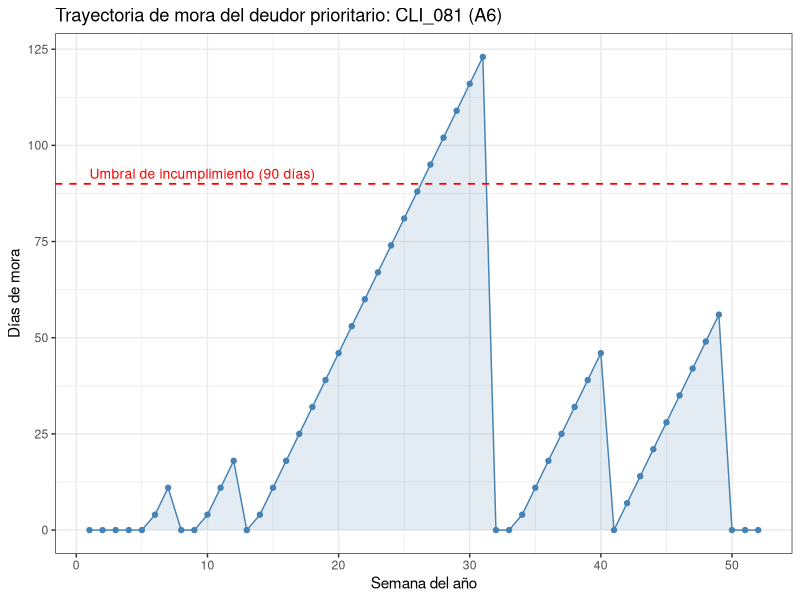
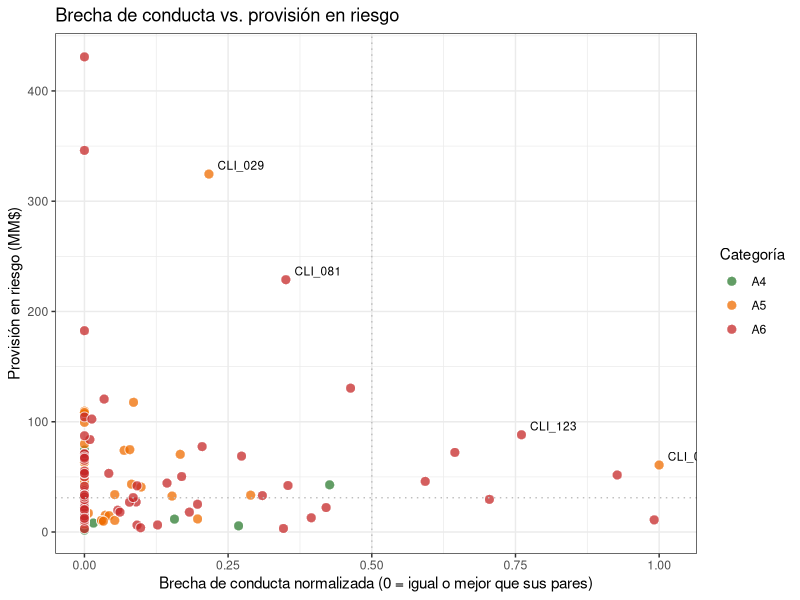
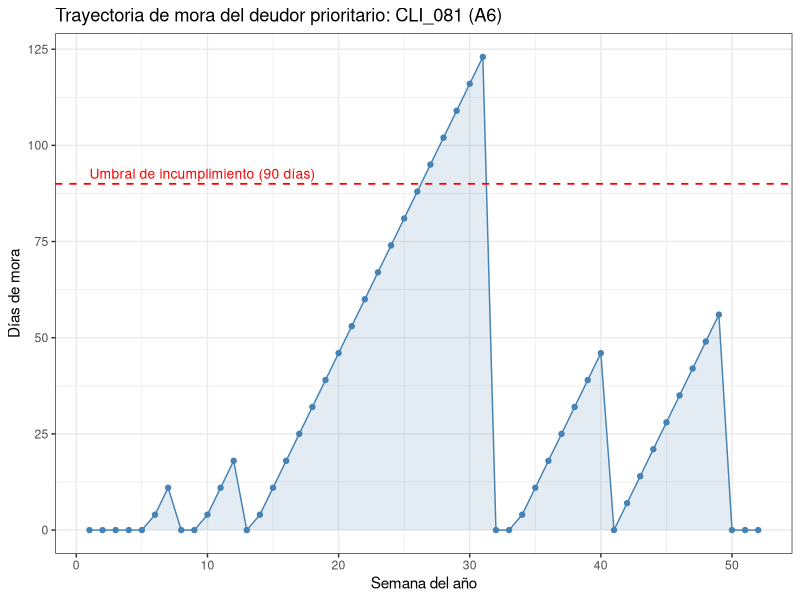
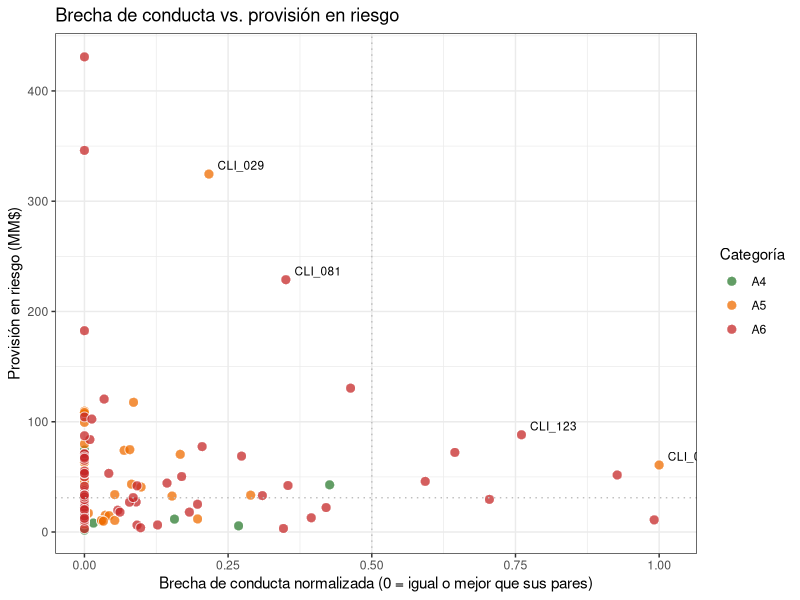

These figures' R source, in order: (Note: this script raises an error after producing the figures.)

# ===============================================================================
# UNIVERSIDAD DE CHILE - FACULTAD DE ECONOMÍA Y NEGOCIOS
# Diploma en Ciencia de Datos para las Finanzas
# Módulo: Finanzas en R - Profesor Sebastian Egaña

# PROYECTO FINAL
# Autor: Felipe Zúñiga
# Octubre 2026
# ===============================================================================

# MODELO DE FOCALIZACIÓN DE REVISIÓN PARA CARTERA COMERCIAL MAYORISTA A4-A6

# Construye una fila de espera priorizada de revisión para una cartera de 137
# deudores comerciales evaluados individualmente, a partir de su comportamiento
# de pago histórico y del impacto en provisiones de una eventual migración de
# categoría.

# -------------------------------------------------------------------------------
# 1. PROBLEMA QUE RESUELVE
# -------------------------------------------------------------------------------
# En banca mayorista el seguimiento de riesgo se realiza cliente por cliente. El
# analista dispone de tiempo limitado y de una cartera que excede su capacidad de
# revisión exhaustiva, por lo que debe decidir a quién mirar primero.

# La clasificación normativa ya incorpora el riesgo de cada deudor, pero dentro de
# un mismo tramo conviven comportamientos de pago muy distintos. Un deudor A4 que
# se comporta como un A6 constituye una inconsistencia entre conducta observada y
# categoría vigente, y es ese caso el que conviene revisar primero.

# El foco se restringe a A4-A6: en A1-A3 el riesgo no obedece principalmente a
# comportamiento de pago, mientras que en cartera subestándar (B) y en
# incumplimiento (C) el deudor ya está bajo seguimiento intensivo y la provisión
# ya recoge el deterioro. A4-A6 es la zona de frontera, donde cada escalón de
# migración tiene un costo material.

# EL MODELO NO RECLASIFICA. ORDENA.
# La decisión de reclasificar sigue siendo del analista.

# El insumo principal es un informe semanal de mora que hoy se recibe cada lunes
# con corte al viernes anterior, por semana y no acumulado. Al no almacenarse, la
# trayectoria se pierde. Este programa reconstruye esa serie histórica, que hoy no
# existe en el proceso.

# -------------------------------------------------------------------------------
# 2. DATOS SINTÉTICOS (declaración explícita)
# -------------------------------------------------------------------------------
# Por confidencialidad, la totalidad de los datos es ficticia y generada por
# simulación con semilla fija, lo que garantiza reproducibilidad. No se utiliza información
# real de clientes.

# Las probabilidades de pago semanal fueron calibradas por simulación de modo que
# la frecuencia de deudores que alcanzan 90 días de mora se aproxime a las
# probabilidades de incumplimiento normativas de cada categoría (A4: 2,00%;
# A5: 4,75%; A6: 10,00%). El comportamiento no fue inventado: se ajustó contra la
# norma.

# Verificación de la calibración: la configuración final del generador -que
# incorpora el desfase del vencimiento respecto del cierre de mes y la dispersión
# de probabilidades entre deudores de una misma categoría- produce PI observadas
# de 2,53%, 5,80% y 12,57% para A4, A5 y A6 respectivamente. El sesgo al alza es
# del orden del 25% en las tres categorías y responde a la convexidad de la
# relación entre probabilidad semanal de pago y probabilidad anual de alcanzar
# 90 días de mora. Al ser un sesgo de escala aproximadamente uniforme, preserva el
# ordenamiento relativo entre categorías, que es lo que el modelo utiliza.

# -------------------------------------------------------------------------------
# 3. LÓGICA DEL MODELO
# -------------------------------------------------------------------------------
#     Prioridad = brecha de conducta (0 a 1) x provisión en riesgo (MM$)

#   - Brecha de conducta: residuo de una regresión que explica el comportamiento
#     de pago observado a partir de la categoría vigente, ingresada como
#     variable categórica (factor). Así el valor esperado de cada deudor es el
#     promedio de conducta de su categoría, sin suponer que los saltos entre
#     A4, A5 y A6 son iguales. Un residuo positivo indica que el deudor se
#     comporta peor que el promedio de sus pares de igual clasificación.
#     Los residuos negativos se truncan en cero: comportarse mejor que lo esperado
#     no es motivo de revisión.

#   - Provisión en riesgo: diferencia entre la provisión constituida bajo la
#     categoría vigente y la que correspondería ante una migración de un escalón,
#     según la tabla de pérdida esperada del Capítulo B-1 del Compendio de Normas
#     Contables (PE = PI x PDI).

# Al multiplicar un factor entre 0 y 1 por un monto en pesos, el resultado se
# mantiene en pesos y se lee como: de la provisión que este deudor tiene en
# riesgo, qué parte está respaldada por una conducta anómala.

# ADVERTENCIA DE INTERPRETACIÓN: el índice de prioridad ordena, no cuantifica. No
# es una provisión esperada, porque la brecha no es una probabilidad de migración.
# Estimar esa probabilidad requeriría un modelo predictivo, expresamente fuera del
# alcance de este trabajo.

# -------------------------------------------------------------------------------
# 4. RESULTADOS DE APRENDIZAJE CUBIERTOS (5 de 6)
# -------------------------------------------------------------------------------
#   RA1  Contexto de R en el ecosistema ....... sección 5 de este encabezado
#   RA2  Objetos y tratamiento de datos ............ celdas 2 a 6
#   RA3  Operaciones matemáticas en finanzas ....... celda 7
#   RA4  Herramientas estadísticas ................. celda 8
#   RA5  Econometría básica ........................ celda 8

# -------------------------------------------------------------------------------
# 5. POR QUÉ R Y NO UNA PLANILLA (RA1)
# -------------------------------------------------------------------------------
#   - Simulación reproducible: 137 series de 52 semanas (7.124 observaciones)
#     generadas con semilla fija. En planilla exigiría igual número de celdas con
#     fórmulas volátiles, sin trazabilidad.
#   - Calibración iterativa: ajustar las probabilidades contra las PI normativas
#     requirió correr decenas de miles de simulaciones por cada valor candidato.
#     Inviable en planilla.
#   - Econometría integrada: lm() entrega coeficientes, significancia y
#     residuos sobre la misma base, sin exportar ni pegar entre herramientas.
#   - Parametrización: cambiar el tamaño de la cartera, el umbral de
#     incumplimiento o los pesos de cronicidad es modificar una línea y volver a
#     ejecutar.
#   - Auditabilidad: el proceso completo queda en un archivo de texto legible y
#     versionable. Las decisiones de modelamiento son explícitas, no están
#     escondidas dentro de celdas.

# R reúne en un mismo entorno la simulación, el manejo de datos, la econometría
# (nativa, sin librerías adicionales) y la salida a Excel, que es el formato en
# que el resultado se consume operativamente. Las dependencias quedan fijadas
# con renv, de modo que cualquier persona puede reproducir el resultado exacto.

# -------------------------------------------------------------------------------
# 6. PRINCIPALES RESULTADOS
# -------------------------------------------------------------------------------
#   - Cartera simulada: 137 deudores, 138.531 MM$ de exposición
#   - Provisión constituida: 9.722 MM$ | Provisión en riesgo: 6.489 MM$
#   - 8 deudores A4/A5 con EEFF desactualizados (5.040 MM$ de exposición):
#     incumplen el techo normativo A6 por control administrativo, sin necesidad
#     de análisis de riesgo
#   - Regresión conducta ~ categoría (factor): R2 = 0,142 (p < 0,001). La
#     relación es significativa, pero la categoría vigente explica apenas el
#     14,2% de la variación en comportamiento de pago; el 85,8% restante
#     ocurre DENTRO de las categorías. Este resultado no es una debilidad del
#     modelo: es su justificación. Si la clasificación explicara la conducta,
#     bastaría con revisar en orden de categoría.
#   - Mejora respecto de la versión 1 (categoría como número 4/5/6, R2 = 0,102):
#     el test F entre ambos modelos anidados rechaza el supuesto de saltos
#     iguales entre categorías (p = 0,014). En esta cartera los A5 muestran en
#     promedio mejor conducta que los A4, algo que una recta no puede
#     representar: en la versión 1 el residuo promedio era +0,76 en A4 y
#     -0,36 en A5 (en vez de 0), es decir, los A4 parecían peores que sus
#     pares y los A5 mejores, solo por la forma del modelo. El efecto
#     práctico es acotado: 9 de los 10 primeros de la fila de espera se
#     mantienen; sale CLI_004 (A4), coherente con que la versión 1 inflaba
#     el residuo de los A4, y entra CLI_070 (A6). El deudor prioritario
#     (CLI_081) no cambia.
#   - Comparación contra el criterio actual: de los 5 deudores con mayor provisión
#     en riesgo (criterio de tamaño), 3 presentan brecha de conducta nula. Bajo el
#     criterio vigente serían de las primeras carpetas abiertas sin que exista
#     señal que lo justifique.

# -------------------------------------------------------------------------------
# 7. SUPUESTOS Y LIMITACIONES
# -------------------------------------------------------------------------------
#   Sobre la simulación
#   - Vencimiento mensual aproximado a 4 semanas: genera 13 ciclos al año en vez
#     de 12.
#   - Vencimiento situado en la primera quincena, desfasado del cierre de mes,
#     replicando el calendario habitual de la cartera.
#   - Pago total o nulo: no se modelan abonos parciales, que en la práctica
#     reducen la mora sin llevarla a cero.
#   - La dispersión introducida en las probabilidades de pago sesga al alza la
#     frecuencia de incumplimientos, por la no linealidad entre probabilidad
#     semanal de pago y probabilidad anual de alcanzar 90 días.
#   - No se consideran garantías: la exposición se toma íntegra como afecta a
#     provisiones (EAP), lo que sobreestima la provisión en riesgo de deudores
#     con cobertura real.

#   Sobre los datos
#   - La observación semanal solo captura la mora vigente cada viernes. Un deudor
#     que entra y regulariza entre dos cortes resulta invisible.
#   - Los estados de cierre mensual se derivan de la serie semanal y no se generan
#     de forma independiente, para evitar inconsistencias entre ambas fuentes.

#   Sobre el modelo
#   - Con 137 observaciones y solo tres categorías, la regresión tiene poca
#     variación en la variable explicativa. Es una restricción del universo, no
#     del método: la banca mayorista tiene pocos deudores por definición. La
#     extensión a las seis categorías de cartera normal (calibrando A1: 0,520;
#     A2: 0,500; A3: 0,455 contra sus respectivas PI) es directa y queda
#     propuesta como continuación.
#   - Con solo 11 deudores A4, el promedio de conducta que sirve de referencia
#     para esa categoría se estima con poca precisión. La inversión observada
#     entre A4 y A5 es atribuible a ese ruido muestral: en el generador las
#     probabilidades de pago son monótonas por categoría.
#   - Los resultados dependen de la semilla: otra semilla produce otra cartera
#     simulada y, por lo tanto, otras cifras en la sección 6.
#   - La normalización de la brecha es relativa al máximo de la cartera vigente,
#     por lo que los puntajes no son comparables entre períodos distintos.
#   - Los umbrales de la columna de justificación son criterio experto, no
#     estimaciones.

# -------------------------------------------------------------------------------
# 8. SALIDAS
# -------------------------------------------------------------------------------
#   Archivos generados en el directorio de trabajo:
#       resultado_focalizacion.xlsx
#           Hoja "Fila de espera" : 137 deudores ordenados por índice de
#                                   prioridad, con columna de justificación
#           Hoja "Control EEFF"   : deudores A4/A5 con estados financieros
#                                   vencidos
#       grafico1_trayectoria.png  : trayectoria de mora del deudor prioritario
#       grafico2_dispersion.png   : brecha de conducta vs. provisión en riesgo

# ===============================================================================
# PRINCIPIOS DE DISEÑO APLICADOS
#   "Explícito es mejor que implícito"  -> todos los parámetros están declarados
#      con nombre en la celda 2; no hay constantes numéricas dentro de la lógica.
#   "Simple es mejor que complejo"      -> dos indicadores de comportamiento en
#      lugar de un score multivariado difícil de auditar.
#   "La legibilidad cuenta"             -> nombres de columnas autoexplicativos.
#   "Los casos especiales no son tan especiales como para quebrantar las reglas"
#      -> el control de EEFF opera como regla normativa separada, no como un
#      término más dentro del puntaje.
# ===============================================================================

# %%

#%% CELDA 1 - LIBRERÍAS
library(ggplot2)
library(writexl)

#%% CELDA 2 - PARÁMETROS
# =============================================================================
# Todos los supuestos del modelo viven acá. Para probar otro escenario basta
# modificar esta celda y volver a ejecutar el archivo completo.
# =============================================================================

# --- Reproducibilidad ---
set.seed(42)

# --- Salidas ---
# Ruta relativa a la raíz del proyecto (Proyecto Final R/), que es el
# directorio de trabajo en el que renv queda activo.
carpeta_salida <- "Entrega 02"

# --- Horizonte de simulación ---
semanas <- 52                    # un año de cortes semanales (viernes)
meses <- 12                      # un año de cierres mensuales
cada_cuantas_vence <- 4          # vencimiento mensual aproximado a 4 semanas
semana_del_vencimiento <- 2      # vence a mitad de mes, desfasado del cierre
dias_por_semana <- 7             # incremento del contador entre dos viernes
dias_incumplimiento <- 90        # umbral normativo de cartera en incumplimiento

# --- Comportamiento de pago por categoría ---
# Probabilidad de REGULARIZAR en una semana dada, estando ya en mora.
# No es la probabilidad de pagar en general: un A4 pasa la mayor parte del año
# en cero y solo cuando cae tarda en salir.
# Calibrada por simulación contra las PI del Capítulo B-1 (ver encabezado).
prob_por_categoria <- c(A4 = 0.355, A5 = 0.310, A6 = 0.262)
dispersion_prob <- 0.035         # dentro de una categoría no todos se comportan igual
prob_minima <- 0.05              # cotas de seguridad: una probabilidad
prob_maxima <- 0.95              # nunca puede salir de [0, 1]

# Calibración extendida, no usada en el modelo base (ver encabezado, sección 7):
# A1: 0.520 | A2: 0.500 | A3: 0.455

# --- Composición de la cartera ---
conteo_cartera <- c(A4 = 11, A5 = 46, A6 = 80)
mediana_exposicion <- 600        # millones de pesos
sigma_exposicion <- 0.9          # dispersión; genera la cola larga a la derecha
prop_eeff_vencidos <- 0.15       # 15% de la cartera con EEFF desactualizados
sectores <- c("Comercio", "Construcción", "Industria", "Agro",
            "Servicios", "Transporte")

# --- Ponderación de la cronicidad ---
gravedad <- c(O = 0, I = 1, V = 3)   # V pesa como tres impagos (criterio experto)
peso_mes_antiguo <- 0.5                # el mes más viejo pesa la mitad
peso_mes_reciente <- 1.5               # el más reciente, una vez y media

# --- Pérdida esperada = PI x PDI (Capítulo B-1, método estándar CMF) ---
pe_por_categoria <- c(
    A4 = 0.017500,   # 2,00%  x 87,5%
    A5 = 0.042750,   # 4,75%  x 90,0%
    A6 = 0.090000,   # 10,00% x 90,0%
    B1 = 0.138750   # 15,00% x 92,5%  (destino de migración de un A6)
)

# A qué categoría migra cada deudor si baja un escalón
migracion <- c(A4 = "A5", A5 = "A6", A6 = "B1")

# --- Umbrales de la columna de justificación (criterio experto) ---
umbral_severidad <- 30           # días de mora en el último corte
umbral_cronicidad <- 8           # puntaje ponderado de cierres mensuales
umbral_residuo <- 1              # desviación respecto de los pares

#%% CELDA 3 - PARTE 1.1: SERIE SEMANAL DE MORA
# =============================================================================
# Simula, para cada deudor, 52 cortes de viernes con días de mora.
#
# Mecánica del contador (diente de sierra):
#   - vale 0 mientras no exista cuota vencida impaga
#   - se activa al vencer una cuota que no se paga
#   - entre viernes consecutivos sube exactamente +7 si no hubo abono
#   - vuelve a 0 al pagar, y sigue en 0 hasta el próximo vencimiento
# El cero es el estado NORMAL, no el estado bueno.
# =============================================================================

# La cartera se arma repitiendo cada categoría según su conteo
categorias <- c()
for (categoria in names(conteo_cartera)) {
    categorias <- c(categorias, rep(categoria, conteo_cartera[[categoria]]))
}

todas_las_series <- list()            # nombre del deudor -> su serie de 52 semanas
categoria_por_cliente <- character()  # nombre del deudor -> su categoría vigente

for (i in seq_along(categorias)) {
    categoria <- categorias[i]
    nombre <- sprintf("CLI_%03d", i)   # CLI_001, CLI_002, ... CLI_137

    # Cada deudor recibe una probabilidad propia alrededor de la calibrada
    # para su categoría. Sin esta dispersión todos se comportarían igual y
    # el modelo no tendría anomalías que detectar.
    prob_pago <- rnorm(1, prob_por_categoria[[categoria]], sd = dispersion_prob)
    prob_pago <- min(max(prob_pago, prob_minima), prob_maxima)

    mora <- 0         # contador de días; parte al día
    serie <- c()      # acumula los 52 valores de este deudor

    for (semana in seq_len(semanas)) {

        # Moneda cargada: sale TRUE con probabilidad prob_pago
        pago <- rbinom(1, size = 1, prob = prob_pago) == 1

        if (mora > 0) {                         # CASO A: venía en mora
            if (pago) {
                mora <- 0                       # regularizó: el contador se reinicia
            } else {
                mora <- mora + dias_por_semana  # nadie abonó: pasaron 7 días
            }
        } else {                                # CASO B: venía al día
            # El módulo convierte el contador de semanas en un evento
            # periódico: es verdadero en las semanas 2, 6, 10, 14...
            vence <- (semana %% cada_cuantas_vence == semana_del_vencimiento)
            if (vence && !pago) {
                # Arranca entre 1 y 7 días según el día en que cayó el
                # vencimiento dentro de la semana (sample toma uno de 1:7)
                mora <- sample(1:dias_por_semana, 1)
            }
        }

        serie <- c(serie, mora)
    }   # fin loop semanas

    todas_las_series[[nombre]] <- serie
    categoria_por_cliente[[nombre]] <- categoria
}   # fin loop deudores
# Cada elemento de la lista se convierte en una columna: 52 filas x 137 columnas
base_mora <- as.data.frame(todas_las_series)

#%% CELDA 4 - PARTE 1.2: ESTADO DE CIERRE MENSUAL (O / I / V)
# =============================================================================
# Traduce la serie semanal a los 12 estados de cierre de mes.
#
# Se derivan de la serie semanal y no se generan aparte: en el sistema de
# origen ambos informes salen de la misma cartera, así que sortearlos por
# separado produciría contradicciones (un cierre "O" en un mes con 30 días
# de mora en la serie).
# =============================================================================

# Glosario de los estados, ordenados por gravedad creciente
estados_def <- c(O = "Operativo", I = "Impago", V = "Vencido")

estados <- list()

for (cada_cliente in names(base_mora)) {

    lista_estados <- c()

    for (mes in seq_len(meses)) {

        # El cierre de cada mes cae en la última semana del bloque
        semana_cierre <- mes * cada_cuantas_vence
        mora_cierre <- base_mora[semana_cierre, cada_cliente]

        # El orden de las preguntas importa: la más específica va primero.
        # Si se preguntara por "mayor que cero" antes que por el umbral de
        # incumplimiento, ningún caso llegaría a clasificarse como "V".
        if (mora_cierre == 0) {
            estado <- "O"
        } else if (mora_cierre >= dias_incumplimiento) {
            estado <- "V"
        } else {
            estado <- "I"
        } 
        lista_estados <- c(lista_estados, estado)
    }
    # Se guarda al terminar los 12 meses, no dentro del loop mensual
    estados[[cada_cliente]] <- lista_estados
}
base_estado <- as.data.frame(estados)

#%% CELDA 5 - PARTE 1.3: CARTERA BASE
# =============================================================================
# Atributos de cada deudor. A diferencia de las dos tablas anteriores, esta
# no tiene dimensión temporal: es una foto.
# =============================================================================

n_clientes <- length(categorias)

base_clientes <- data.frame(
    Categoria = categorias,

    # Sorteo simple entre los sectores definidos
    Sector = sample(sectores, n_clientes, replace = TRUE),

    # Lognormal y no normal: reproduce la concentración típica de una cartera
    # mayorista, donde unos pocos deudores acumulan buena parte de la
    # exposición. Es esa asimetría la que hace que ponderar por provisión en
    # riesgo cambie efectivamente el orden de la fila de espera.
    Exposicion = round(rlnorm(n_clientes, meanlog = log(mediana_exposicion),

                              sdlog = sigma_exposicion), 0),
    # Comparar un aleatorio contra un umbral produce el porcentaje buscado
    EEFF_vigentes = runif(n_clientes) > prop_eeff_vencidos,
    row.names = names(base_mora)
)

#%% CELDA 6 - PARTE 2: INDICADORES DE COMPORTAMIENTO
# =============================================================================
# Dos indicadores, no diez. Con 137 deudores un score de muchas variables es
# imposible de auditar y nadie confía en él. La correlación entre ambos es
# baja (0,23), de modo que no son redundantes: miden cosas distintas.
# =============================================================================

# --- Severidad: qué tan profunda es la mora HOY ---
severidad <- unlist(base_mora[semanas, ])      # fila 52 = último corte disponible

# --- Cronicidad: qué tan repetitivo es el problema ---
# Las letras no se pueden sumar, así que primero se traducen a números:
# cada estado O / I / V se reemplaza por su peso en el vector gravedad.
base_num <- sapply(base_estado, function(columna) unname(gravedad[columna]))

# Tres tropiezos recientes no son lo mismo que tres de hace un año.
# Los pesos se reparten parejo entre 0,5 y 1,5; el promedio es 1,
# así que la ponderación no distorsiona la escala.
pesos <- seq(peso_mes_antiguo, peso_mes_reciente, length.out = meses)

# Cada FILA (mes) se multiplica por su peso; colSums() suma hacia abajo
# y deja un número por deudor.
cronicidad <- colSums(pesos * base_num)

indicadores <- data.frame(
    Severidad = severidad,
    Cronicidad = cronicidad
)


#%% CELDA 7 - PARTE 3: PROVISIONES (CAPÍTULO B-1)
# =============================================================================
# Cuantifica el costo en pesos de una eventual migración de un escalón.
# =============================================================================

# Indexar un vector con nombres traduce cada categoría a su pérdida esperada
base_clientes$PE_actual <- unname(pe_por_categoria[base_clientes$Categoria])
base_clientes$Provision_actual <- base_clientes$Exposicion * base_clientes$PE_actual

# Dos traducciones encadenadas: primero a qué categoría migra, y recién con
# esa categoría en mano se busca su pérdida esperada.
base_clientes$Categoria_migrada <- unname(migracion[base_clientes$Categoria])
base_clientes$PE_migrada <- unname(pe_por_categoria[base_clientes$Categoria_migrada])
base_clientes$Provision_migrada <-  base_clientes$Exposicion * base_clientes$PE_migrada

# Provisión en riesgo: cuántos millones adicionales habría que constituir
base_clientes$Provision_riesgo <- base_clientes$Provision_migrada -
                                  base_clientes$Provision_actual

#%% CELDA 8 - PARTE 4: ESTADÍSTICA Y REGRESIÓN
# =============================================================================
# La regresión explica la CONDUCTA a partir de la CATEGORÍA, y no al revés.
# Así el valor ajustado es "cuánta mora se espera de un deudor de esta
# clasificación", y el residuo mide cuánto se aparta de sus propios pares.
# La comparación contra pares de igual categoría queda incorporada en la
# regresión misma.
#
# El modelo es descriptivo, no predictivo: caracteriza la relación existente
# en la cartera observada, no anticipa eventos futuros.
# =============================================================================

# Ambas tablas usan los códigos de deudor como nombres de fila y en el mismo
# orden; se verifica antes de pegarlas columna a columna.
stopifnot(identical(rownames(base_clientes), rownames(indicadores)))
datos <- cbind(base_clientes, indicadores)
datos$Categoria_num <- unname(c(A4 = 4, A5 = 5, A6 = 6)[datos$Categoria])

# --- 4.1 Estadística descriptiva ---
vars <- c("Severidad", "Cronicidad", "Exposicion", "Provision_riesgo")
describir <- function(x) c(n = length(x), media = mean(x), desv = sd(x), quantile(x))
print(round(sapply(datos[vars], describir), 2))
print(aggregate(cbind(Severidad, Cronicidad) ~ Categoria, data = datos,
                FUN = function(x) round(describir(x), 2)))

# --- 4.2 Matriz de correlaciones ---
# Verifica si los indicadores aportan información independiente.
# Exposición vs. Provisión en riesgo da 0,99: priorizar por provisión en
# riesgo es casi priorizar por tamaño. Cronicidad vs. Exposición da 0,09:
# la conducta casi no tiene relación con el tamaño, y por eso multiplicarlas
# genera información en vez de reforzar un mismo eje.
print(round(cor(datos[vars]), 3))

# --- Índice de conducta ---
# Severidad llega a 102 y cronicidad a 17,7. Sin estandarizar, la primera
# aplastaría a la segunda solo por tener otra escala.
# scale() devuelve una matriz; as.numeric() la deja como vector.
datos$Conducta <- as.numeric(scale(datos$Severidad)) + as.numeric(scale(datos$Cronicidad))

# --- 4.3 Regresión por mínimos cuadrados ordinarios ---
# La categoría entra como FACTOR y no como número (4, 5, 6). Como número,
# el modelo ajusta una sola pendiente y supone que el salto de conducta
# A4 -> A5 es igual al de A5 -> A6, sin haberlo verificado. Como factor,
# R crea una dummy por categoría (A4 queda como base) y cada una tiene su
# propio nivel: el valor ajustado pasa a ser el promedio de sus pares.
# Equivale en Python a smf.ols("Conducta ~ C(Categoria)", data=datos).
modelo <- lm(Conducta ~ factor(Categoria), data = datos)
print(summary(modelo))

# --- 4.4 Comparación contra la versión lineal (v1) ---
# El modelo lineal es un caso particular del factorial: el factorial
# nunca ajusta peor. anova() con dos modelos anidados hace un test F de
# si la restricción de "saltos iguales" es aceptable. Un p-valor alto
# indica que imponerla no cuesta ajuste; uno bajo, que la v1 distorsionaba
# los residuos.
modelo_lineal <- lm(Conducta ~ Categoria_num, data = datos)
cat("R2 lineal: ", round(summary(modelo_lineal)$r.squared, 3), "\n")
cat("R2 factor: ", round(summary(modelo)$r.squared, 3), "\n")
print(anova(modelo_lineal, modelo))

# --- 4.5 Residuos ---
# Valor ajustado = conducta promedio de la categoría del deudor.
# Residuo = cuánto se aparta el deudor del promedio de sus pares.
datos$Conducta_esperada <- fitted(modelo)
datos$Residuo <- resid(modelo)

# Verificación: con solo dummies de categoría, MCO ajusta a cada grupo su
# media, porque la media es el valor que minimiza la suma de cuadrados.
# Si eso no se cumple, algo está mal en la especificación y se detiene.
promedios <- aggregate(cbind(Conducta, Conducta_esperada) ~ Categoria,
                       data = datos, FUN = mean)
print(promedios)
stopifnot(isTRUE(all.equal(promedios$Conducta, promedios$Conducta_esperada)))

#%% CELDA 9 - PARTE 5: ÍNDICE DE PRIORIDAD Y FILA DE ESPERA
# =============================================================================
# Prioridad = brecha de conducta (0 a 1) x provisión en riesgo (MM$)
# =============================================================================

# Un residuo negativo significa que el deudor se comporta MEJOR que sus pares.
# Eso no es riesgo, así que la brecha solo cuenta hacia arriba.
datos$Brecha <- pmax(datos$Residuo, 0)

# Al normalizar a escala 0-1 antes de multiplicar, el resultado se mantiene
# en millones de pesos y se lee como: de la provisión que este deudor tiene
# en riesgo, qué parte está respaldada por una conducta anómala.
datos$Brecha_Norm <- datos$Brecha / max(datos$Brecha)
datos$Prioridad <- datos$Brecha_Norm * datos$Provision_riesgo

# Devuelve el texto que explica por qué un deudor está donde está en la fila.
# Sin esta columna el modelo es una caja negra y ningún analista le hace
# caso. Los umbrales son criterio experto, no estimaciones.
#   fila:    una fila de datos (data.frame de una fila)
#   retorna: motivos separados por " / ", o "sin alertas" si no gatilla ninguno
justificar <- function(fila) {
    motivos <- character()
    if (fila$Severidad >= umbral_severidad) {
        motivos <- c(motivos, "mora actual alta")
    }
    if (fila$Cronicidad >= umbral_cronicidad) {
        motivos <- c(motivos, "mora recurrente")
    }
    if (fila$Residuo >= umbral_residuo) {
        motivos <- c(motivos, "conducta peor que sus pares")
    }
    if (!fila$EEFF_vigentes) {
        motivos <- c(motivos, "EEFF desactualizados")
    }
    if (length(motivos) == 0) {
        return("sin alertas")
    }
    paste(motivos, collapse = " / ")
}

# sapply() recorre los números de fila y le pasa a la función cada fila completa
datos$Justificacion <- sapply(seq_len(nrow(datos)),
                              function(i) justificar(datos[i, ]))

# Columnas que van al Excel: se define una sola vez y se reutiliza
columnas_salida <- c(
    "Categoria", "Sector", "Exposicion", "EEFF_vigentes",
    "Severidad", "Cronicidad", "Residuo",
    "Provision_actual", "Provision_riesgo", "Prioridad", "Justificacion"
)

# --- Control normativo de EEFF ---
# No es un indicador que suma puntaje: es una regla. Un deudor A4 o A5 con
# estados financieros desactualizados no puede clasificarse mejor que A6, y
# eso se verifica sin necesidad de análisis de riesgo.
control_eeff <- datos[datos$Categoria %in% c("A4", "A5") & !datos$EEFF_vigentes,
                      columnas_salida]

# --- Fila de espera ---
fila_espera <- datos[order(datos$Prioridad, decreasing = TRUE), columnas_salida]

# --- Efecto del cambio sobre la fila de espera ---
# Se reconstruye la prioridad de la v1 con los residuos del modelo lineal
# para medir cuánto cambia el orden.
brecha_v1 <- pmax(resid(modelo_lineal), 0)
prioridad_v1 <- brecha_v1 / max(brecha_v1) * datos$Provision_riesgo
top10_v1 <- rownames(datos)[order(prioridad_v1, decreasing = TRUE)][1:10]
top10_v2 <- rownames(fila_espera)[1:10]
cat("Coinciden en el top-10:", length(intersect(top10_v1, top10_v2)), "de 10\n")
cat("Salen:  ", setdiff(top10_v1, top10_v2), "\n")
cat("Entran: ", setdiff(top10_v2, top10_v1), "\n")

#%% CELDA 10 - VISUALIZACIONES
# ---------- Gráfico 1: trayectoria del deudor prioritario ----------
# which.max() devuelve la POSICIÓN del valor más alto, no el valor;
# con esa posición se obtiene el nombre de fila: entrega quién, no cuánto.
cliente_top <- rownames(datos)[which.max(datos$Prioridad)]

# ggplot trabaja sobre un data.frame: se arma uno con la serie del deudor
trayectoria <- data.frame(
    Semana = seq_len(semanas),
    Mora = base_mora[[cliente_top]]
)

# El gráfico se construye por capas que se suman con +
# La línea del umbral hace visible el límite normativo: se ve de inmediato
# qué tan cerca está el deudor de cruzar a cartera en incumplimiento.
grafico1 <- ggplot(trayectoria, aes(x = Semana, y = Mora)) +
    geom_area(fill = "steelblue", alpha = 0.15) +
    geom_line(color = "steelblue") +
    geom_point(color = "steelblue", size = 1.5) +
    geom_hline(yintercept = dias_incumplimiento, color = "red",
               linetype = "dashed", linewidth = 0.6) +
    annotate("text", x = 1, y = dias_incumplimiento,
             label = paste0("Umbral de incumplimiento (",
                            dias_incumplimiento, " días)"),
             color = "red", hjust = 0, vjust = -0.5, size = 3.5) +
    labs(title = paste0("Trayectoria de mora del deudor prioritario: ",
                        cliente_top, " (", datos[cliente_top, "Categoria"], ")"),
         x = "Semana del año", y = "Días de mora") +
    theme_bw()

print(grafico1)
ggsave(file.path(carpeta_salida, "grafico1_trayectoria.png"), grafico1, width = 11, height = 4.5, dpi = 150)

# ---------- Gráfico 2: brecha de conducta vs. provisión en riesgo ----------
# Las dos líneas punteadas parten el plano en cuatro cuadrantes:
#   arriba a la derecha -> mucha plata y conducta anómala: revisar primero
#   arriba a la izquierda -> mucha plata sin señal: los que el criterio de
#                            tamaño pondría primero y este modelo descarta
colores <- c(A4 = "#2E7D32", A5 = "#EF6C00", A6 = "#C62828")

# Se etiquetan los cuatro primeros de la fila de espera
top4 <- datos[rownames(fila_espera)[1:4], ]

# Al mapear fill a Categoria, ggplot colorea por grupo y arma la leyenda solo.
# shape = 21 es un círculo con relleno y borde, lo que permite el borde blanco.
grafico2 <- ggplot(datos, aes(x = Brecha_Norm, y = Provision_riesgo,
                              fill = Categoria)) +
    geom_point(shape = 21, color = "white", size = 3, alpha = 0.75) +
    geom_text(data = top4, aes(label = rownames(top4)),
              hjust = 0, nudge_x = 0.015, nudge_y = 8, size = 3) +
    geom_vline(xintercept = 0.5, color = "gray", linetype = "dotted") +
    geom_hline(yintercept = median(datos$Provision_riesgo), color = "gray",
               linetype = "dotted") +
    scale_fill_manual(values = colores) +
    labs(title = "Brecha de conducta vs. provisión en riesgo",
         x = "Brecha de conducta normalizada (0 = igual o mejor que sus pares)",
         y = "Provisión en riesgo (MM$)", fill = "Categoría") +
    theme_bw()

print(grafico2)
ggsave(file.path(carpeta_salida, "grafico2_dispersion.png"), grafico2, width = 9, height = 6, dpi = 150)

#%% CELDA 11 - EXPORTACIÓN

# write_xlsx() no guarda los nombres de fila, así que el código de deudor
# se agrega como primera columna para que no se pierda en el Excel.
# Cada elemento de la lista se escribe como una hoja; el nombre del
# elemento es el nombre de la hoja.
hojas <- list(
    "Fila de espera" = cbind(Deudor = rownames(fila_espera), fila_espera),
    "Control EEFF"   = cbind(Deudor = rownames(control_eeff), control_eeff)
)
write_xlsx(hojas, file.path(carpeta_salida, "resultado_focalizacion.xlsx"))

cat("\nArchivos generados:\n")
cat("  resultado_focalizacion.xlsx\n")
cat("  grafico1_trayectoria.png\n")
cat("  grafico2_dispersion.png\n")
